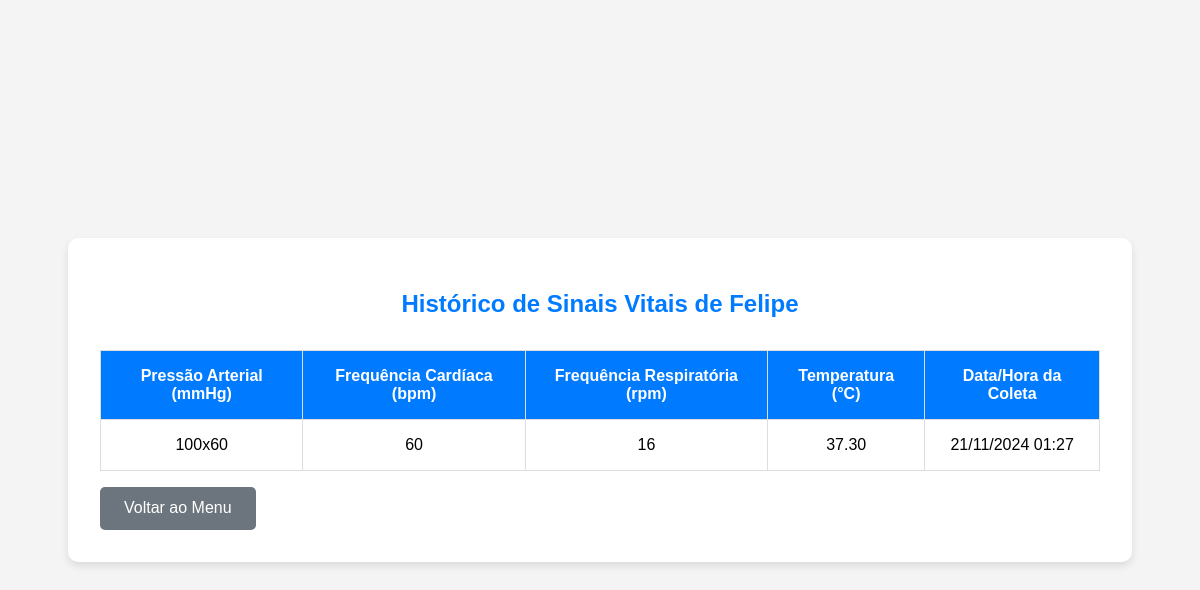
Screenshot of /vital_sign_history/2/ with the database file from the repository.
### app/models.py (models this page shows, shortened)
class Patient(models.Model):
    name = models.CharField(max_length=255)
    age = models.IntegerField(null=True, blank=True)  # Permite nulos
    gender = models.CharField(max_length=10)
    contact = models.CharField(max_length=15)

class VitalSign(models.Model):
    patient = models.ForeignKey(Patient, on_delete=models.CASCADE)
    blood_pressure = models.CharField(max_length=10)
    heart_rate = models.IntegerField()
    breath_rate = models.IntegerField()
    temperature = models.DecimalField(max_digits=5, decimal_places=2)
    date_recorded = models.DateTimeField(default=timezone.now)  # Define a data de registro automaticamente

### app/views.py (the view)
# urls.py: path('vital_sign_history/<int:patient_id>/', vital_sign_history, name='vital_sign_history'),  # Histórico de sinais vitais
def vital_sign_history(request, patient_id):
    patient = Patient.objects.get(id=patient_id)
    vital_signs = patient.vitalsign_set.all().order_by('date_recorded')  # Ordem pela data registrada
    analyzed_signs = Analysis.objects.filter(patient=patient)
    combined_signs = zip_longest(vital_signs, analyzed_signs, fillvalue=None)
    context = {
        'patient': patient,
        'combined_signs': combined_signs,  # Passa a lista combinada para o template
    }
    return render(request, 'app/vital_sign_history.html', {'vital_signs': vital_signs, 'patient': patient})

### app/templates/app/vital_sign_history.html (shortened to what this page needs)
<!DOCTYPE html>
<html lang="pt-br">
<head>
</head>
<body>
    <main>
        <h2>Histórico de Sinais Vitais de {{ patient.name }}</h2>
        <table class="table">
            <thead>
                <tr>
                    <th>Pressão Arterial (mmHg)</th>
                    <th>Frequência Cardíaca (bpm)</th>
                    <th>Frequência Respiratória (rpm)</th>
                    <th>Temperatura (°C)</th>
                    <th>Data/Hora da Coleta</th>
                </tr>
            </thead>
            <tbody>
                {% for vital_sign in vital_signs %}
                    <tr>
                        <td>{{ vital_sign.blood_pressure }}</td>
                        <td>{{ vital_sign.heart_rate }}</td>
                        <td>{{ vital_sign.breath_rate }}</td>
                        <td>{{ vital_sign.temperature }}</td>
                        <td>{{ vital_sign.date_recorded|date:"d/m/Y H:i" }}</td>
                    </tr>
                {% endfor %}
            </tbody>
        </table>
        <a href="{% url 'menu' %}" class="btn btn-secondary">Voltar ao Menu</a>
    </main>
</body>
</html>

### app/templates/app/vital_sign_history.html (style rules this page uses)
body { font-family: Arial, sans-serif; margin: 0; padding: 0; background-color: #f4f4f4; display: flex; justify-content: center; align-items: center; height: 100vh; flex-direction: column; }
main { background-color: #fff; padding: 2rem; border-radius: 10px; box-shadow: 0 4px 8px rgba(0, 0, 0, 0.1); width: 100%; max-width: 1000px; margin: 2rem auto; }
h2 { color: #007bff; text-align: center; margin-bottom: 2rem; }
.table { width: 100%; border-collapse: collapse; margin-top: 1rem; }
.table th, .table td { padding: 1rem; text-align: center; border: 1px solid #ddd; }
.table th { background-color: #007bff; color: #fff; font-weight: bold; }
.btn { padding: 0.8rem 1.5rem; border-radius: 5px; border: none; cursor: pointer; transition: background-color 0.3s; display: inline-block; text-align: center; }
.btn-secondary { background-color: #6c757d; color: #fff; margin-top: 1rem; }
a { text-decoration: none; margin-top: 1rem; display: inline-block; text-align: center; }

### rows the page displays
Patient: name "Felipe"
VitalSign: blood_pressure "100x60", heart_rate "60", breath_rate "16", temperature "37.30", date_recorded "21/11/2024 01:27"
